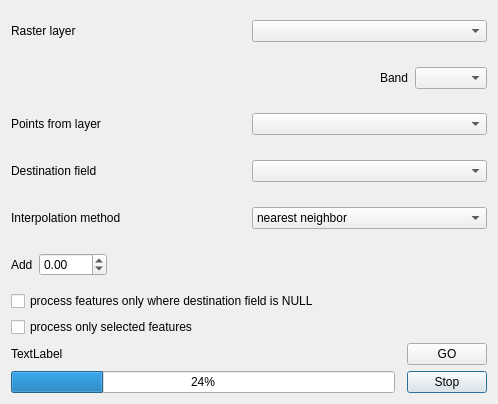
<?xml version="1.0" encoding="UTF-8"?>
<ui version="4.0">
 <class>ElevationDialog</class>
 <widget class="QDialog" name="ElevationDialog">
  <property name="geometry">
   <rect>
    <x>0</x>
    <y>0</y>
    <width>498</width>
    <height>404</height>
   </rect>
  </property>
  <property name="windowTitle">
   <string>Raster Interpolation</string>
  </property>
  <layout class="QGridLayout" name="gridLayout">
   <item row="5" column="0" colspan="3">
    <widget class="QWidget" name="widget" native="true">
     <layout class="QGridLayout" name="gridLayout_2">
      <property name="margin">
       <number>0</number>
      </property>
      <item row="1" column="4">
       <widget class="QLabel" name="label_2">
        <property name="text">
         <string>Destination field</string>
        </property>
       </widget>
      </item>
      <item row="1" column="5">
       <widget class="QComboBox" name="destinationField"/>
      </item>
     </layout>
    </widget>
   </item>
   <item row="12" column="2">
    <widget class="QPushButton" name="stopButton">
     <property name="text">
      <string>Stop</string>
     </property>
    </widget>
   </item>
   <item row="0" column="0" colspan="3">
    <widget class="QWidget" name="widget_2" native="true">
     <layout class="QGridLayout" name="gridLayout_3">
      <property name="margin">
       <number>0</number>
      </property>
      <item row="0" column="0">
       <widget class="QLabel" name="label_4">
        <property name="text">
         <string>Raster layer</string>
        </property>
       </widget>
      </item>
      <item row="0" column="1">
       <widget class="QComboBox" name="rasterLayer"/>
      </item>
     </layout>
    </widget>
   </item>
   <item row="8" column="0" colspan="3">
    <widget class="QCheckBox" name="processOnlyNull">
     <property name="text">
      <string>process features only where destination field is NULL</string>
     </property>
    </widget>
   </item>
   <item row="6" column="0" colspan="3">
    <widget class="QWidget" name="widget_4" native="true">
     <layout class="QGridLayout" name="gridLayout_5">
      <property name="margin">
       <number>0</number>
      </property>
      <item row="0" column="1">
       <widget class="QComboBox" name="interpolationMethod">
        <property name="currentIndex">
         <number>0</number>
        </property>
        <item>
         <property name="text">
          <string>nearest neighbor</string>
         </property>
        </item>
        <item>
         <property name="text">
          <string>bi-linear</string>
         </property>
        </item>
        <item>
         <property name="text">
          <string>bi-cubic</string>
         </property>
        </item>
       </widget>
      </item>
      <item row="0" column="0">
       <widget class="QLabel" name="label_3">
        <property name="text">
         <string>Interpolation method</string>
        </property>
       </widget>
      </item>
     </layout>
    </widget>
   </item>
   <item row="12" column="0">
    <widget class="QProgressBar" name="progressBar">
     <property name="value">
      <number>24</number>
     </property>
    </widget>
   </item>
   <item row="9" column="0" colspan="3">
    <widget class="QCheckBox" name="processOnlySelected">
     <property name="text">
      <string>process only selected features</string>
     </property>
    </widget>
   </item>
   <item row="7" column="0" colspan="3">
    <widget class="QWidget" name="widget_5" native="true">
     <layout class="QGridLayout" name="gridLayout_6">
      <property name="margin">
       <number>0</number>
      </property>
      <item row="0" column="0">
       <widget class="QLabel" name="label_5">
        <property name="text">
         <string>Add</string>
        </property>
       </widget>
      </item>
      <item row="0" column="1">
       <widget class="QDoubleSpinBox" name="additionValue">
        <property name="minimum">
         <double>-999.990000000000009</double>
        </property>
        <property name="maximum">
         <double>999.990000000000009</double>
        </property>
       </widget>
      </item>
      <item row="0" column="2">
       <spacer name="horizontalSpacer_3">
        <property name="orientation">
         <enum>Qt::Horizontal</enum>
        </property>
        <property name="sizeHint" stdset="0">
         <size>
          <width>40</width>
          <height>20</height>
         </size>
        </property>
       </spacer>
      </item>
     </layout>
    </widget>
   </item>
   <item row="11" column="0" colspan="2">
    <widget class="QLabel" name="messageLabel">
     <property name="text">
      <string>TextLabel</string>
     </property>
    </widget>
   </item>
   <item row="11" column="2">
    <widget class="QPushButton" name="doButton">
     <property name="text">
      <string>GO</string>
     </property>
    </widget>
   </item>
   <item row="2" column="0" colspan="3">
    <widget class="QWidget" name="widget_3" native="true">
     <layout class="QGridLayout" name="gridLayout_4">
      <property name="margin">
       <number>0</number>
      </property>
      <item row="1" column="1">
       <widget class="QComboBox" name="vectorLayer"/>
      </item>
      <item row="1" column="0">
       <widget class="QLabel" name="label">
        <property name="text">
         <string>Points from layer</string>
        </property>
       </widget>
      </item>
     </layout>
    </widget>
   </item>
   <item row="1" column="0" colspan="3">
    <widget class="QWidget" name="widget_6" native="true">
     <layout class="QGridLayout" name="gridLayout_7">
      <property name="verticalSpacing">
       <number>0</number>
      </property>
      <property name="margin">
       <number>0</number>
      </property>
      <item row="0" column="2">
       <widget class="QComboBox" name="rasterBand"/>
      </item>
      <item row="0" column="1">
       <widget class="QLabel" name="label_6">
        <property name="text">
         <string>Band</string>
        </property>
       </widget>
      </item>
      <item row="0" column="0">
       <spacer name="horizontalSpacer">
        <property name="orientation">
         <enum>Qt::Horizontal</enum>
        </property>
        <property name="sizeHint" stdset="0">
         <size>
          <width>40</width>
          <height>20</height>
         </size>
        </property>
       </spacer>
      </item>
     </layout>
    </widget>
   </item>
  </layout>
 </widget>
 <resources/>
 <connections/>
</ui>
